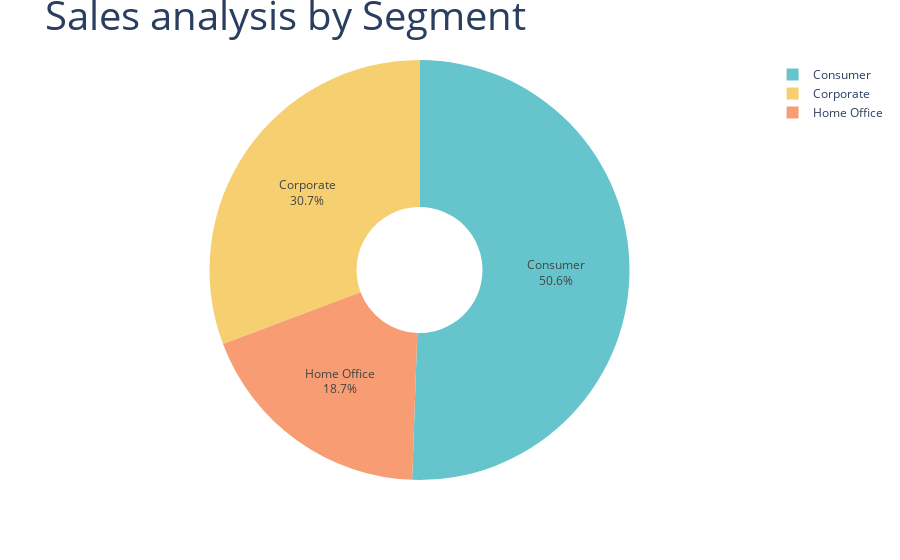

Source (notebook cell):
### Code cell
fig=px.pie(sales_by_segment,
            names='Segment',
            values='Sales',
            hole=0.3,
            color_discrete_sequence=px.colors.qualitative.Pastel)

fig.update_traces(textposition='inside',textinfo='percent+label')
fig.update_layout(title_text='Sales analysis by Segment',title_font=dict(size=40))

fig.show()
# Find the Segment with the highest sales
highest_sales_Segment = sales_by_segment.loc[sales_by_segment['Sales'].idxmax()]

# Find the Segment with the lowest sales
lowest_sales_Segment= sales_by_segment.loc[sales_by_segment['Sales'].idxmin()]

# Print the highest and lowest sales with Segment names
print("Segment with highest sale =", highest_sales_Segment['Segment'], "with sales =", highest_sales_Segment['Sales'])
print("Segment with lowest sale =", lowest_sales_Segment['Segment'], "with sales =", lowest_sales_Segment['Sales'])

### Figure 1 — Plotly figure (JSON) as saved in the notebook; plotly's stock layout.template omitted (floating-point values rounded to 4 significant figures)
{"data": [{"domain": {"x": [0, 1], "y": [0, 1]}, "hole": 0.3, "hovertemplate": "Segment=%{label}<br>Sales=%{value}<extra></extra>", "labels": ["Consumer", "Corporate", "Home Office"], "legendgroup": "", "name": "", "showlegend": true, "textinfo": "percent+label", "textposition": "inside", "type": "pie", "values": [1161000.0, 706100.0, 429700.0]}], "layout": {"legend": {"tracegroupgap": 0}, "margin": {"t": 60}, "piecolorway": ["rgb(102, 197, 204)", "rgb(246, 207, 113)", "rgb(248, 156, 116)", "rgb(220, 176, 242)", "rgb(135, 197, 95)", "rgb(158, 185, 243)", "rgb(254, 136, 177)", "rgb(201, 219, 116)", "rgb(139, 224, 164)", "rgb(180, 151, 231)", "rgb(179, 179, 179)"], "title": {"font": {"size": 40}, "text": "Sales analysis by Segment"}}}
